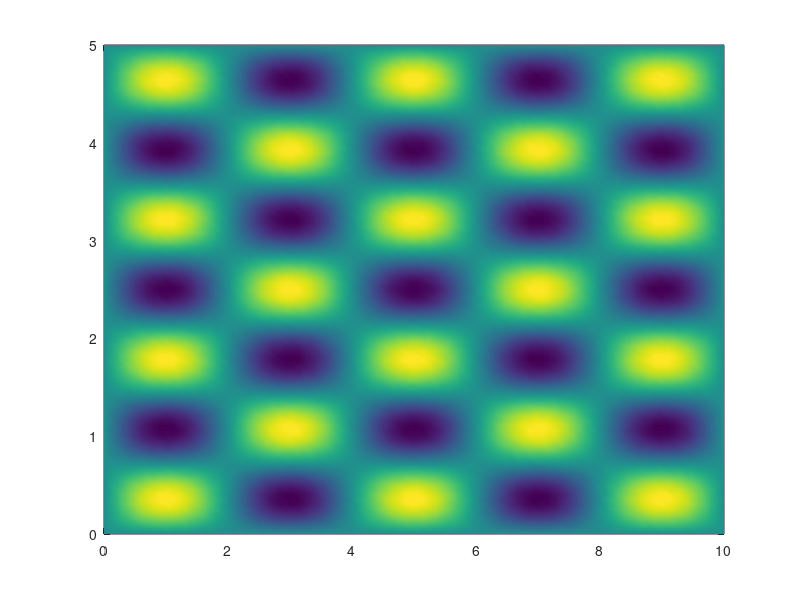

Source code (MATLAB): (Note: this script raises an error after producing the figure.)
%% Definitions
clear
clf
c = 1; % set the wave speed
L = 10; % set the length of the domain
H = 5; % set the height of the domain
T = 20; % set the total time
dt = 0.1; % set the time step
Nmodes = 10; % set the number of modes (double)
Nspace = 100; % set the number of spatial points
x = linspace(0,L,Nspace); % define a grid in x-space
y = linspace(0,H,Nspace); % define a grid in y-space
[X,Y]=meshgrid(x,y); % define a mesh grid
n = 5;
m = 7;
u = sin(n*pi*X/L).*sin(m*pi*Y/H);
surf(X,Y,u), shading interp
pause
pcolor(X,Y,u), shading interp
%% Set the mode amplitudes directly
A = zeros(Nmodes,Nmodes); % initialize cosine mode amplitudes = 0
A(2,3) = 1; % set A_12 = 1
B = zeros(Nmodes,Nmodes); % initialize sine mode amplitudes = 0
B(2,1) = 0.1; % set B_21 = 1
%% Compute mode amplitudes from initial conditions
alpha = @(X,Y) 0.*exp(-(X-L/2).^2).*exp(-(Y-H/2).^2);
beta= @(X,Y) 0.1*X;
for n = 1:Nmodes
    for m = 1:Nmodes
        rl = sqrt((n*pi/L)^2 + (m*pi/H)^2);
        A(n,m) = 4*integral2(@(X,Y) alpha(X,Y).*sin(n*pi*X/L).*sin(m*pi*Y/H),0,L,0,H)/(L*H); % define the Anm coefficient
        B(n,m) = 4*integral2(@(X,Y) beta(X,Y).*sin(n*pi*X/L).*sin(m*pi*Y/H),0,L,0,H)/(L*H*c*rl); % define the Bnm coefficient
    end
end
fsurf(@(X,Y) alpha(X,Y), [0 L 0 H]), shading interp
pause
%% Compute the solution and visualize
for t = 0:dt:T % loop through time
    u = zeros(Nspace,Nspace); % set the solution to zero
    for n = 1:Nmodes % loop through the x-modes
        for m = 1:Nmodes % loop through the y-modes
            rl = sqrt((n*pi/L)^2 + (m*pi/H)^2);
            u = u + A(n,m).*sin(n*pi*X/L).*sin(m*pi*Y/H).*cos(c*rl*t) + B(n,m).*sin(n*pi*X/L).*sin(m*pi*Y/H).*sin(c*rl*t); % update the solution
        end
    end
    surf(X,Y,u), shading interp % plot the solution
    axis([0 L 0 H -1.5 1.5])
    xlabel('x')
    ylabel('y')
    title(['time = ', num2str(t)])
    drawnow % force the graphics
end